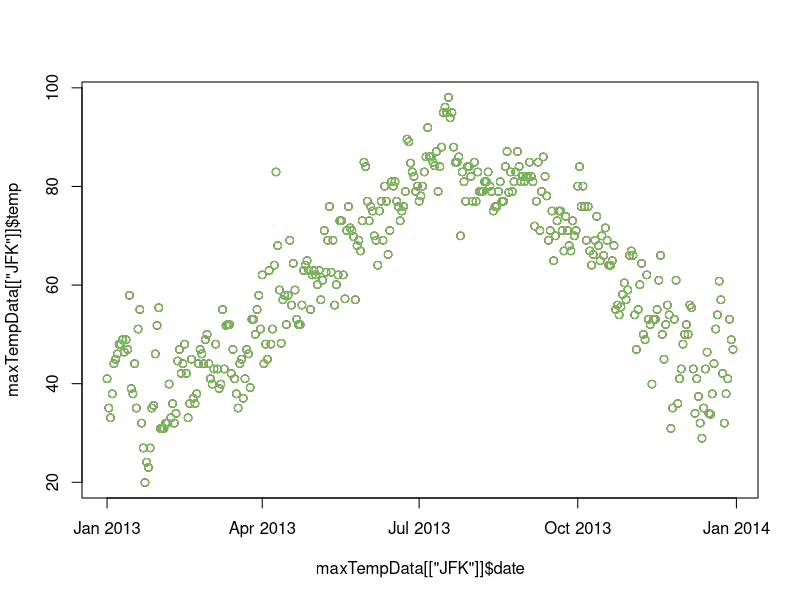

Write R code to recreate this figure.
weather = read.csv("datasets/nycweather.csv")
airports <- unique(weather$origin)
airportWeather <- list()
## fetch using for loop
for(airport in airports){
  airportWeather[[airport]] <- subset(weather, subset = (origin == airport))
}
names(airportWeather)
## fetch Using Lapply
fetchAirport <- function(airport, weather) {
  return(subset(weather, subset = (origin == airport)))
}

airportWeather <- lapply(airports, fetchAirport, weather)
names(airportWeather) <- airports
airportWeather[["JFK"]]
######

# Merging columns for the date.
dateString <-  paste(weather$year, weather$month, weather$day, sep = "-")
weatherDate <- as.Date(dateString)
weatherDate[1]

for(airport in airports){
  dateString <-  paste(airportWeather[[airport]]$year, airportWeather[[airport]]$month, 
                       airportWeather[[airport]]$day, sep = "-")
  weatherDate <- as.Date(dateString)
  airportWeather[[airport]]$date <- weatherDate
}

## summarise the max temperature and group it by date.
## compute max temp for each day

computeMaxTemp <- function(weather) {
  return(tapply(weather$temp, weather$date, max))
}
maxTempData <- lapply(airportWeather, computeMaxTemp)
maxTempData[["JFK"]]

####
computeMaxTemp <- function(weather) {
  max_temp <- tapply(weather$temp, weather$date, max)
  date_temp <- as.Date(names(max_temp))
  df <- data.frame(date = date_temp, temp = max_temp)
  return(df)
}
maxTempData <- lapply(airportWeather, computeMaxTemp)
plot(maxTempData[["JFK"]]$date, maxTempData[["JFK"]]$temp, col = 1)
points(maxTempData[["EWR"]]$date, maxTempData[["JFK"]]$temp, col = 2)
points(maxTempData[["LGA"]]$date, maxTempData[["JFK"]]$temp, col = 3)
